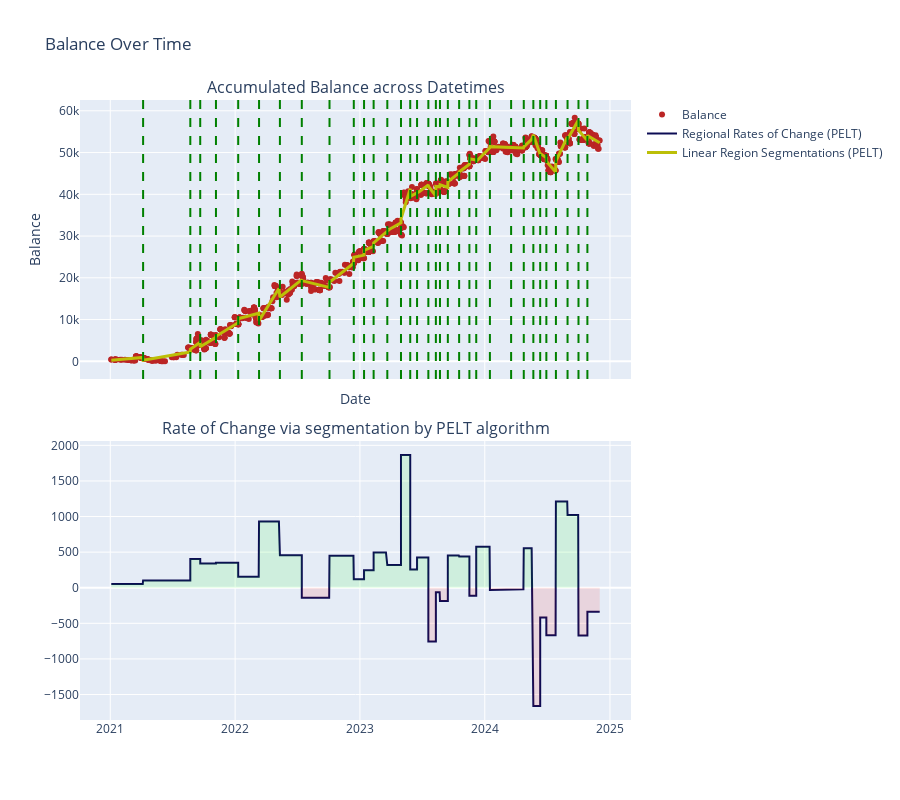

Write notebook code for a chart like this one.
### Markdown cell above
#### Balance variation + insights

We visualize, apply and extract the following from the below graphs:
- Balance variation across statement transaction dates
- (Only relevant for data-processing adjustments) Various filters to assess fit to data
- Rates of changes to assess spending habits and growth of capitol

### Code cell
StatementReader.plot_attribute_against_datetime(
    StatementReader.filtered_df,
    segment_settings={
        'penalty': 100,
        'min_size': 50,
        'jump': 50,
        'model': "l2"
    },
    view_segments=True)

### Figure 1 — Plotly figure (JSON) as saved in the notebook; plotly's stock layout.template omitted (floating-point values rounded to 4 significant figures; data arrays with more than 128 entries replaced by an {"elided": "..."} marker saying what was removed)
{"data": [{"marker": {"color": "#BB2525", "size": 6}, "mode": "markers", "name": "Balance", "type": "scatter", "x": {"elided": "1721 str values"}, "xaxis": "x", "y": {"elided": "1721 float values"}, "yaxis": "y"}, {"line": {"color": "#0C0C54", "width": 2}, "mode": "lines", "name": "Regional Rates of Change (PELT)", "type": "scatter", "x": {"elided": "1721 str values"}, "xaxis": "x2", "y": {"elided": "1721 float values"}, "yaxis": "y2"}, {"line": {"color": "#BCBF07", "width": 3}, "mode": "lines", "name": "Linear Region Segmentations (PELT)", "type": "scatter", "x": {"elided": "1721 str values"}, "xaxis": "x", "y": {"elided": "1721 float values"}, "yaxis": "y"}, {"fill": "tozeroy", "fillcolor": "rgba(0, 255, 0, 0.1)", "line": {"width": 0}, "showlegend": false, "type": "scatter", "x": {"elided": "1721 str values"}, "xaxis": "x2", "y": {"elided": "1721 float values"}, "yaxis": "y2"}, {"fill": "tozeroy", "fillcolor": "rgba(255, 0, 0, 0.1)", "line": {"width": 0}, "showlegend": false, "type": "scatter", "x": {"elided": "1721 str values"}, "xaxis": "x2", "y": {"elided": "1721 float values"}, "yaxis": "y2"}], "layout": {"annotations": [{"font": {"size": 16}, "showarrow": false, "text": "Accumulated Balance across Datetimes", "x": 0.5, "xanchor": "center", "xref": "paper", "y": 1, "yanchor": "bottom", "yref": "paper"}, {"font": {"size": 16}, "showarrow": false, "text": "Rate of Change via segmentation by PELT algorithm", "x": 0.5, "xanchor": "center", "xref": "paper", "y": 0.45, "yanchor": "bottom", "yref": "paper"}], "height": 800, "shapes": [{"line": {"color": "green", "dash": "dash"}, "type": "line", "x0": "2021-04-07T00:00:00", "x1": "2021-04-07T00:00:00", "xref": "x", "y0": 0, "y1": 1, "yref": "y domain"}, {"line": {"color": "green", "dash": "dash"}, "type": "line", "x0": "2021-08-23T00:00:00", "x1": "2021-08-23T00:00:00", "xref": "x", "y0": 0, "y1": 1, "yref": "y domain"}, {"line": {"color": "green", "dash": "dash"}, "type": "line", "x0": "2021-09-21T00:00:00", "x1": "2021-09-21T00:00:00", "xref": "x", "y0": 0, "y1": 1, "yref": "y domain"}, {"line": {"color": "green", "dash": "dash"}, "type": "line", "x0": "2021-11-06T00:00:00", "x1": "2021-11-06T00:00:00", "xref": "x", "y0": 0, "y1": 1, "yref": "y domain"}, {"line": {"color": "green", "dash": "dash"}, "type": "line", "x0": "2022-01-10T00:00:00", "x1": "2022-01-10T00:00:00", "xref": "x", "y0": 0, "y1": 1, "yref": "y domain"}, {"line": {"color": "green", "dash": "dash"}, "type": "line", "x0": "2022-03-12T00:00:00", "x1": "2022-03-12T00:00:00", "xref": "x", "y0": 0, "y1": 1, "yref": "y domain"}, {"line": {"color": "green", "dash": "dash"}, "type": "line", "x0": "2022-05-12T00:00:00", "x1": "2022-05-12T00:00:00", "xref": "x", "y0": 0, "y1": 1, "yref": "y domain"}, {"line": {"color": "green", "dash": "dash"}, "type": "line", "x0": "2022-07-15T00:00:00", "x1": "2022-07-15T00:00:00", "xref": "x", "y0": 0, "y1": 1, "yref": "y domain"}, {"line": {"color": "green", "dash": "dash"}, "type": "line", "x0": "2022-10-04T00:00:00", "x1": "2022-10-04T00:00:00", "xref": "x", "y0": 0, "y1": 1, "yref": "y domain"}, {"line": {"color": "green", "dash": "dash"}, "type": "line", "x0": "2022-12-14T00:00:00", "x1": "2022-12-14T00:00:00", "xref": "x", "y0": 0, "y1": 1, "yref": "y domain"}, {"line": {"color": "green", "dash": "dash"}, "type": "line", "x0": "2023-01-13T00:00:00", "x1": "2023-01-13T00:00:00", "xref": "x", "y0": 0, "y1": 1, "yref": "y domain"}, {"line": {"color": "green", "dash": "dash"}, "type": "line", "x0": "2023-02-10T00:00:00", "x1": "2023-02-10T00:00:00", "xref": "x", "y0": 0, "y1": 1, "yref": "y domain"}, {"line": {"color": "green", "dash": "dash"}, "type": "line", "x0": "2023-03-22T00:00:00", "x1": "2023-03-22T00:00:00", "xref": "x", "y0": 0, "y1": 1, "yref": "y domain"}, {"line": {"color": "green", "dash": "dash"}, "type": "line", "x0": "2023-05-01T00:00:00", "x1": "2023-05-01T00:00:00", "xref": "x", "y0": 0, "y1": 1, "yref": "y domain"}, {"line": {"color": "green", "dash": "dash"}, "type": "line", "x0": "2023-05-28T00:00:00", "x1": "2023-05-28T00:00:00", "xref": "x", "y0": 0, "y1": 1, "yref": "y domain"}, {"line": {"color": "green", "dash": "dash"}, "type": "line", "x0": "2023-06-17T00:00:00", "x1": "2023-06-17T00:00:00", "xref": "x", "y0": 0, "y1": 1, "yref": "y domain"}, {"line": {"color": "green", "dash": "dash"}, "type": "line", "x0": "2023-07-20T00:00:00", "x1": "2023-07-20T00:00:00", "xref": "x", "y0": 0, "y1": 1, "yref": "y domain"}, {"line": {"color": "green", "dash": "dash"}, "type": "line", "x0": "2023-08-11T00:00:00", "x1": "2023-08-11T00:00:00", "xref": "x", "y0": 0, "y1": 1, "yref": "y domain"}, {"line": {"color": "green", "dash": "dash"}, "type": "line", "x0": "2023-08-23T00:00:00", "x1": "2023-08-23T00:00:00", "xref": "x", "y0": 0, "y1": 1, "yref": "y domain"}, {"line": {"color": "green", "dash": "dash"}, "type": "line", "x0": "2023-09-15T00:00:00", "x1": "2023-09-15T00:00:00", "xref": "x", "y0": 0, "y1": 1, "yref": "y domain"}, {"line": {"color": "green", "dash": "dash"}, "type": "line", "x0": "2023-10-18T00:00:00", "x1": "2023-10-18T00:00:00", "xref": "x", "y0": 0, "y1": 1, "yref": "y domain"}, {"line": {"color": "green", "dash": "dash"}, "type": "line", "x0": "2023-11-17T00:00:00", "x1": "2023-11-17T00:00:00", "xref": "x", "y0": 0, "y1": 1, "yref": "y domain"}, {"line": {"color": "green", "dash": "dash"}, "type": "line", "x0": "2023-12-07T00:00:00", "x1": "2023-12-07T00:00:00", "xref": "x", "y0": 0, "y1": 1, "yref": "y domain"}, {"line": {"color": "green", "dash": "dash"}, "type": "line", "x0": "2024-01-16T00:00:00", "x1": "2024-01-16T00:00:00", "xref": "x", "y0": 0, "y1": 1, "yref": "y domain"}, {"line": {"color": "green", "dash": "dash"}, "type": "line", "x0": "2024-03-18T00:00:00", "x1": "2024-03-18T00:00:00", "xref": "x", "y0": 0, "y1": 1, "yref": "y domain"}, {"line": {"color": "green", "dash": "dash"}, "type": "line", "x0": "2024-04-24T00:00:00", "x1": "2024-04-24T00:00:00", "xref": "x", "y0": 0, "y1": 1, "yref": "y domain"}, {"line": {"color": "green", "dash": "dash"}, "type": "line", "x0": "2024-05-22T00:00:00", "x1": "2024-05-22T00:00:00", "xref": "x", "y0": 0, "y1": 1, "yref": "y domain"}, {"line": {"color": "green", "dash": "dash"}, "type": "line", "x0": "2024-06-11T00:00:00", "x1": "2024-06-11T00:00:00", "xref": "x", "y0": 0, "y1": 1, "yref": "y domain"}, {"line": {"color": "green", "dash": "dash"}, "type": "line", "x0": "2024-06-29T00:00:00", "x1": "2024-06-29T00:00:00", "xref": "x", "y0": 0, "y1": 1, "yref": "y domain"}, {"line": {"color": "green", "dash": "dash"}, "type": "line", "x0": "2024-07-27T00:00:00", "x1": "2024-07-27T00:00:00", "xref": "x", "y0": 0, "y1": 1, "yref": "y domain"}, {"line": {"color": "green", "dash": "dash"}, "type": "line", "x0": "2024-08-30T00:00:00", "x1": "2024-08-30T00:00:00", "xref": "x", "y0": 0, "y1": 1, "yref": "y domain"}, {"line": {"color": "green", "dash": "dash"}, "type": "line", "x0": "2024-10-01T00:00:00", "x1": "2024-10-01T00:00:00", "xref": "x", "y0": 0, "y1": 1, "yref": "y domain"}, {"line": {"color": "green", "dash": "dash"}, "type": "line", "x0": "2024-10-27T00:00:00", "x1": "2024-10-27T00:00:00", "xref": "x", "y0": 0, "y1": 1, "yref": "y domain"}], "title": {"text": "Balance Over Time"}, "xaxis": {"anchor": "y", "domain": [0, 1], "matches": "x2", "showticklabels": false, "title": {"text": "Date"}}, "xaxis2": {"anchor": "y2", "domain": [0, 1]}, "yaxis": {"anchor": "x", "domain": [0.55, 1], "title": {"text": "Balance"}}, "yaxis2": {"anchor": "x2", "domain": [0, 0.45]}}}
